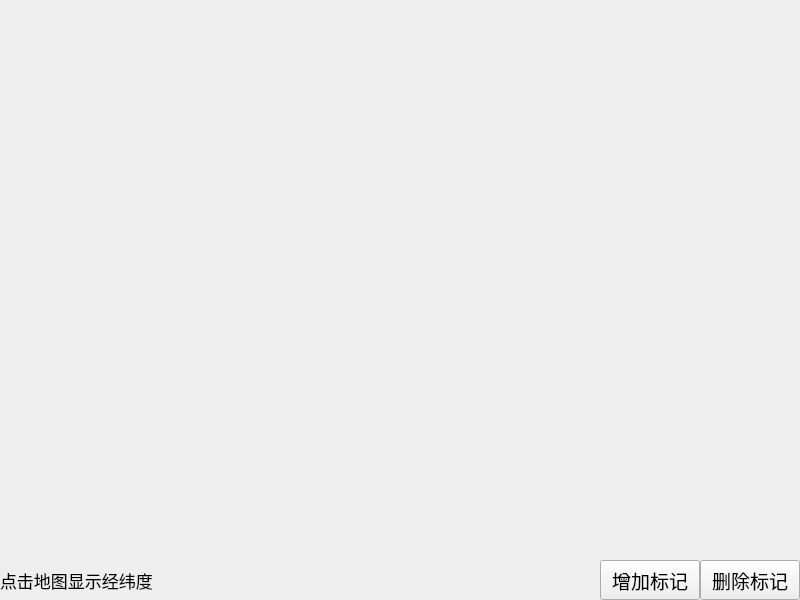
<?xml version="1.0" encoding="UTF-8"?>
<ui version="4.0">
 <class>MapWidget</class>
 <widget class="QWidget" name="MapWidget">
  <property name="geometry">
   <rect>
    <x>0</x>
    <y>0</y>
    <width>800</width>
    <height>600</height>
   </rect>
  </property>
  <property name="font">
   <font>
    <pointsize>14</pointsize>
   </font>
  </property>
  <property name="windowTitle">
   <string>Form</string>
  </property>
  <widget class="QPushButton" name="pushButton">
   <property name="geometry">
    <rect>
     <x>600</x>
     <y>560</y>
     <width>100</width>
     <height>40</height>
    </rect>
   </property>
   <property name="text">
    <string>增加标记</string>
   </property>
  </widget>
  <widget class="QPushButton" name="pushButton_2">
   <property name="geometry">
    <rect>
     <x>700</x>
     <y>560</y>
     <width>100</width>
     <height>40</height>
    </rect>
   </property>
   <property name="text">
    <string>删除标记</string>
   </property>
  </widget>
  <widget class="QLabel" name="label">
   <property name="geometry">
    <rect>
     <x>0</x>
     <y>570</y>
     <width>591</width>
     <height>20</height>
    </rect>
   </property>
   <property name="font">
    <font>
     <pointsize>13</pointsize>
    </font>
   </property>
   <property name="text">
    <string>点击地图显示经纬度</string>
   </property>
  </widget>
 </widget>
 <resources/>
 <connections/>
</ui>
